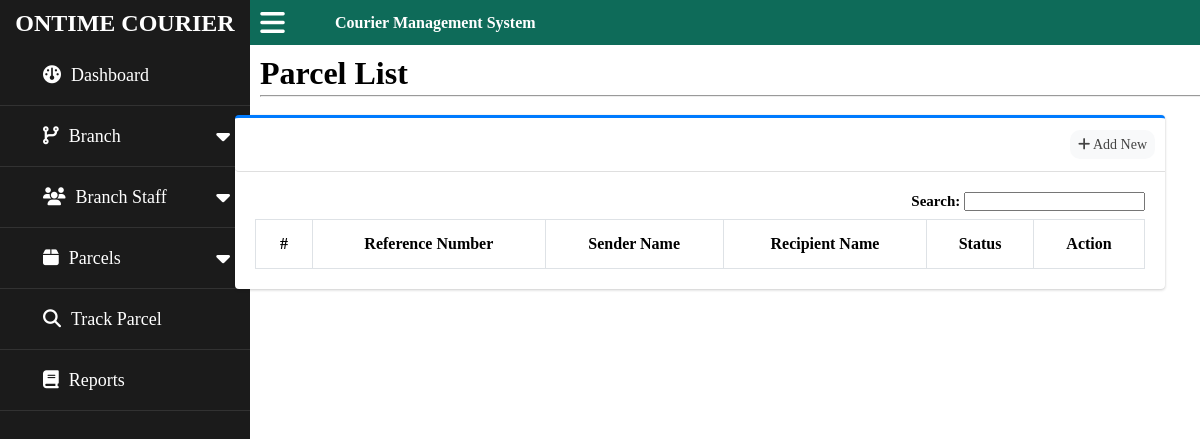
/list_parcel.php, run on an earlier commit of the app's database.
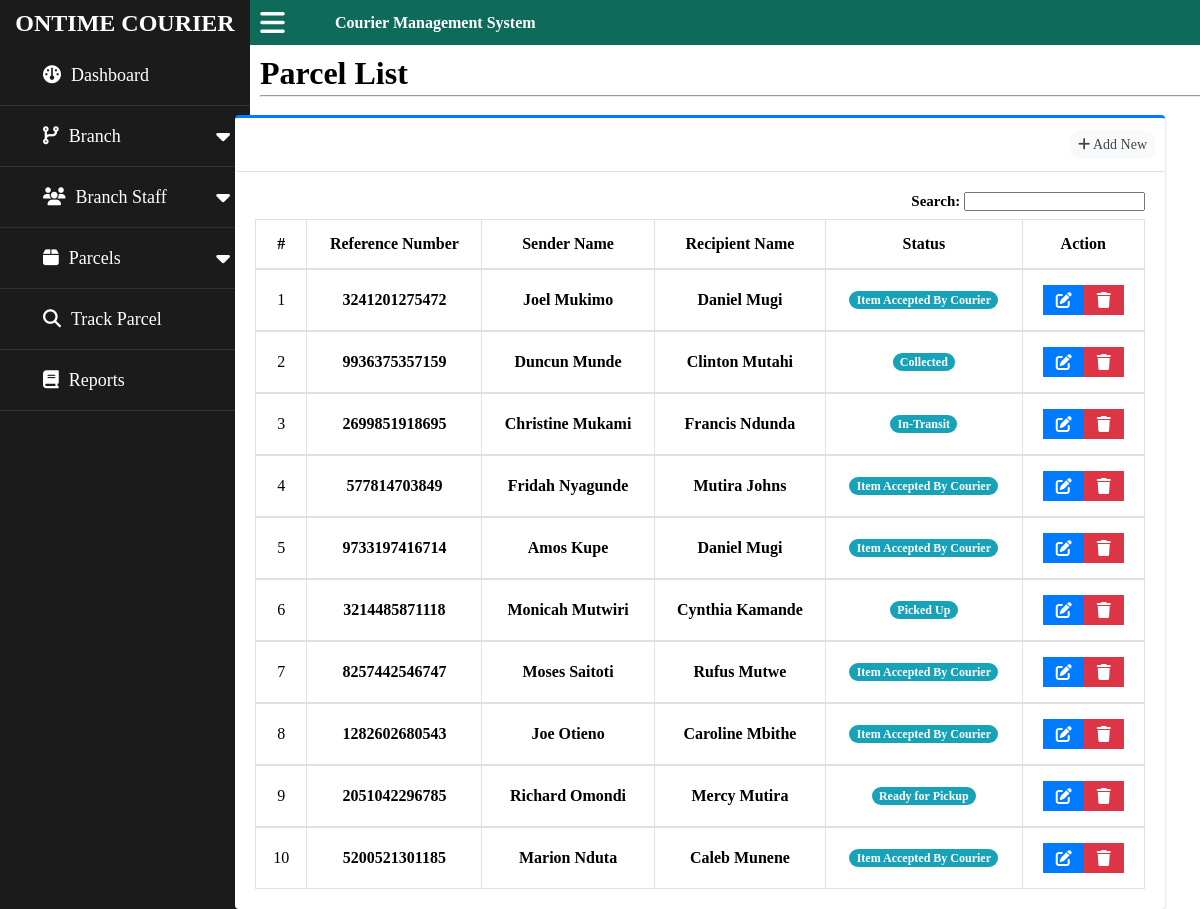
And on a later commit of the database.
### tables this page shows
CREATE TABLE `parcels` (
  `parcel_id` int(11) NOT NULL,
  `sname` varchar(100) NOT NULL,
  `saddress` varchar(100) NOT NULL,
  `scontact` varchar(100) NOT NULL,
  `semail` varchar(100) NOT NULL,
  `rname` varchar(100) NOT NULL,
  `raddress` varchar(100) NOT NULL,
  `rcontact` varchar(100) NOT NULL,
  `remail` varchar(100) NOT NULL,
  `type` varchar(100) NOT NULL,
  `processed_br` varchar(100) NOT NULL,
  `pickup_br` varchar(100) DEFAULT NULL,
  `deliver_loc` varchar(100) DEFAULT NULL,
  `weight` int(11) NOT NULL,
  `height` int(11) NOT NULL,
  `length` int(11) NOT NULL,
  `width` int(11) NOT NULL,
  `price` int(11) NOT NULL,
  `amount` int(11) NOT NULL,
  `reference_number` varchar(100) NOT NULL,
  `status` int(11) NOT NULL DEFAULT 0,
  `date_created` datetime NOT NULL DEFAULT current_timestamp()
);

### list_parcel.php (the view, shortened to what the changed rows need)
<?php
include 'header.php';
include 'sidebar.php';
include 'topbar.php';
?>
<div class="sub-wrapper2" id="sub-wrapper">
    <h1 class="main-header1">Parcel List</h1>
</div>
<div class="container-fluid" id="container">
    <div class="col-3">
        <div class="card-1 card-outline card-primary">
            <div class="card-body">
                <div class="container-wrapper">
                    <div class="row-1">
                        <div class="table-col">
                            <table class="branch-table" id="list">
                                <thead>
                                    <tr role="row" class="trow">
                                        <th class="rhead">#</th>
                                        <th class="rhead">Reference Number</th>
                                        <th class="rhead">Sender Name</th>
                                        <th class="rhead">Recipient Name</th>
                                        <th class="rhead">Status</th>
                                        <th class="rhead">Action</th>
                                    </tr>
                                </thead>
                                <tbody>
                                    <?php
                                    $i = 1;
                                    $query = $con->query("SELECT * FROM parcels ORDER BY parcel_id DESC");
                                    while ($rows = $query->fetch_assoc()) :
                                    ?>
                                        <tr>
                                            <td class="rbody"><?php echo $i++ ?></td>
                                            <td class="rbody text-center">
                                                <b>
                                                    <?php
                                                    echo $rows['reference_number']
                                                    ?>
                                                </b>
                                            </td>
                                            <td class="rbody text-center">
                                                <b>
                                                    <?php
                                                    echo $rows['sname']
                                                    ?>
                                                </b>
                                            </td>
                                            <td class="rbody text-center">
                                                <b>
                                                    <?php
                                                    echo $rows['rname']
                                                    ?>
                                                </b>
                                            </td>
                                            <td class="rbody text-center">
                                                <?php
                                                switch ($rows['status']) {
                                                    case '1':
                                                        echo "<span class='status-btn'>Collected</span>";
                                                        break;
                                                    case '3':
                                                        echo "<span class='status-btn'>In-Transit</span>";
                                                        break;
                                                    case '6':
                                                        echo "<span class='status-btn'>Ready for Pickup</span>";
                                                        break;
                                                    case '8':
                                                        echo "<span class='status-btn'>Picked Up</span>";
                                                        break;
                                                    default:
                                                        echo "<span class='status-btn'>Item Accepted By Courier</span>";
                                                        break;
                                                }
                                                ?>
                                            </td>
                                            <td class="rbody">
                                                <div class="btn-group">
                                                    <a href="edit_parcel.php?&parcel_id=<?php echo $rows['parcel_id'] ?>&cs=<?php echo $rows['status'] ?>" class="btn-main btn-edit">
                                                        <i class="fas fa-edit"></i>
                                                    </a>
                                                    <a href="delete_parcel.php?&del_id=<?php echo $rows['parcel_id']?>" class="btn-main btn-del">
                                                        <i class="fas fa-trash"></i>
                                                    </a>
                                                </div>
                                            </td>
                                        </tr>
                                    <?php endwhile; ?>
                                </tbody>
                            </table>
                        </div>
                    </div>
                </div>
            </div>
        </div>
    </div>
</div>

What changed in the data, as far as the page shows it:
added parcels: reference_number "3241201275472", sname "Joel Mukimo", rname "Daniel Mugi", status "Item Accepted By Courier"
added parcels: reference_number "9936375357159", sname "Duncun Munde", rname "Clinton Mutahi", status "Collected"
added parcels: reference_number "2699851918695", sname "Christine Mukami", rname "Francis Ndunda", status "In-Transit"
added parcels: reference_number "577814703849", sname "Fridah Nyagunde", rname "Mutira Johns", status "Item Accepted By Courier"
added parcels: reference_number "9733197416714", sname "Amos Kupe", rname "Daniel Mugi", status "Item Accepted By Courier"
added parcels: reference_number "3214485871118", sname "Monicah Mutwiri", rname "Cynthia Kamande", status "Picked Up"
added parcels: reference_number "8257442546747", sname "Moses Saitoti", rname "Rufus Mutwe", status "Item Accepted By Courier"
added parcels: reference_number "1282602680543", sname "Joe Otieno", rname "Caroline Mbithe", status "Item Accepted By Courier"
added parcels: reference_number "2051042296785", sname "Richard Omondi", rname "Mercy Mutira", status "Ready for Pickup"
added parcels: reference_number "5200521301185", sname "Marion Nduta", rname "Caleb Munene", status "Item Accepted By Courier"
